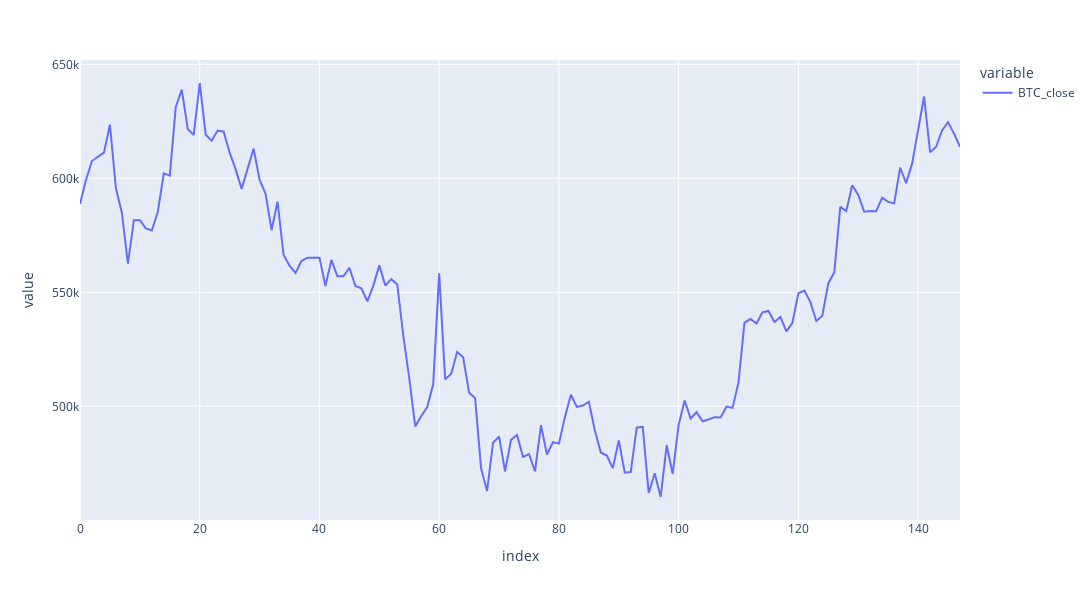

The code cell stored with this chart in its notebook:
### Markdown cell above
A biblioteca plotly permite criar gráficos similares ao da biblioteca matplotlib, contudo, a plotly permite algumas ações no gráficos, como no exemplo abaixo, ao passar o mouse por cima do gráfico, os valores serão exibidos, e pegar o último gráfico como exemplo

Essa biblioteca geralmente exige a instalação de um outra biblioteca chamada kaleido, então caso falhe a execução do código abaixo, faça a instalação da biblioteca kaleido utilizado o comando "!pip install -U kaleido"

### Code cell
plt.figure(
    figsize=(12,8)
)

px.line(
    df_btceth_close['BTC_close'],
    width=1200,    # largura em pixels
    height=600     # altura em pixels
)

### Figure 1 — Plotly figure (JSON) as saved in the notebook; plotly's stock layout.template omitted (floating-point values rounded to 4 significant figures; data arrays with more than 128 entries replaced by an {"elided": "..."} marker saying what was removed)
{"data": [{"hovertemplate": "variable=BTC_close<br>index=%{x}<br>value=%{y}<extra></extra>", "legendgroup": "BTC_close", "line": {"color": "#636efa", "dash": "solid"}, "marker": {"symbol": "circle"}, "mode": "lines", "name": "BTC_close", "orientation": "v", "showlegend": true, "type": "scatter", "x": {"elided": "148 int values"}, "xaxis": "x", "y": {"elided": "148 int values"}, "yaxis": "y"}], "layout": {"height": 600, "legend": {"title": {"text": "variable"}, "tracegroupgap": 0}, "margin": {"t": 60}, "width": 1200, "xaxis": {"anchor": "y", "autorange": true, "domain": [0, 1], "range": [0, 147], "title": {"text": "index"}, "type": "linear"}, "yaxis": {"anchor": "x", "autorange": true, "domain": [0, 1], "range": [450200.0, 651900.0], "title": {"text": "value"}, "type": "linear"}}}
